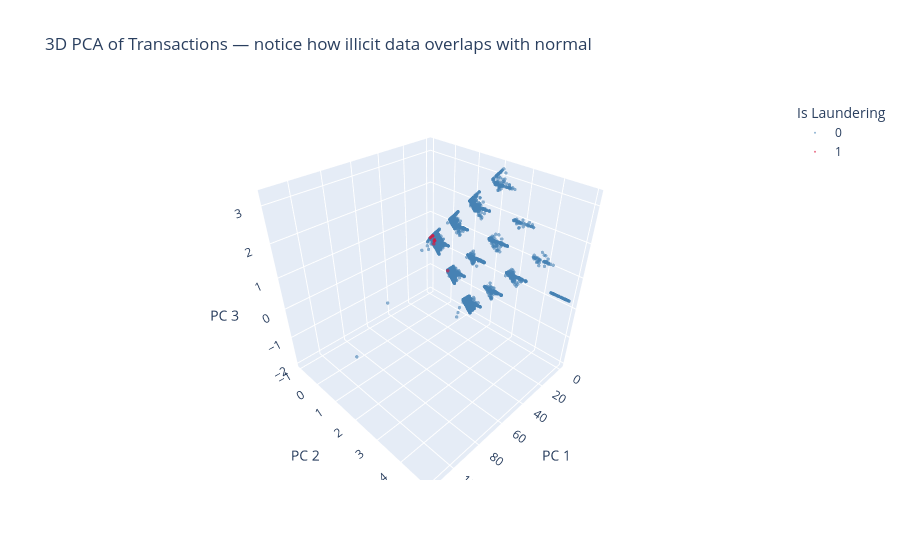

Notebook code cell kept with this figure:
### Code cell
# 3D PCA visualisation
# Samples to plot (large datasets are subsampled for performance)
MAX_PCA_SAMPLES = 10_000

pca_df = df.select_dtypes(include=['float64', 'int64']).fillna(0).copy()
labels = pca_df.pop('Is Laundering')

if len(pca_df) > MAX_PCA_SAMPLES:
    print(f'Dataset is large — sampling {MAX_PCA_SAMPLES:,} rows for 3D PCA viz...')
    idx = np.random.choice(len(pca_df), MAX_PCA_SAMPLES, replace=False)
    pca_df = pca_df.iloc[idx]
    labels  = labels.iloc[idx]

scaler = StandardScaler()
pca_scaled = scaler.fit_transform(pca_df)

pca = PCA(n_components=3)
components = pca.fit_transform(pca_scaled)
print(f'Explained variance (3 components): {pca.explained_variance_ratio_.sum()*100:.1f}%')

fig = px.scatter_3d(
    components, x=0, y=1, z=2,
    color=labels.astype(str),
    labels={'0': 'PC 1', '1': 'PC 2', '2': 'PC 3', 'color': 'Is Laundering'},
    title='3D PCA of Transactions — notice how illicit data overlaps with normal',
    color_discrete_map={'0': 'steelblue', '1': 'crimson'},
    opacity=0.6
)
fig.update_traces(marker=dict(size=2))
fig.show()

### Figure 1 — Plotly figure (JSON) as saved in the notebook; plotly's stock layout.template omitted (floating-point values rounded to 4 significant figures; data arrays with more than 128 entries replaced by an {"elided": "..."} marker saying what was removed)
{"data": [{"hovertemplate": "Is Laundering=0<br>PC 1=%{x}<br>PC 2=%{y}<br>PC 3=%{z}<extra></extra>", "legendgroup": "0", "marker": {"color": "steelblue", "opacity": 0.6, "size": 2, "symbol": "circle"}, "mode": "markers", "name": "0", "scene": "scene", "showlegend": true, "type": "scatter3d", "x": {"elided": "9991 float values"}, "y": {"elided": "9991 float values"}, "z": {"elided": "9991 float values"}}, {"hovertemplate": "Is Laundering=1<br>PC 1=%{x}<br>PC 2=%{y}<br>PC 3=%{z}<extra></extra>", "legendgroup": "1", "marker": {"color": "crimson", "opacity": 0.6, "size": 2, "symbol": "circle"}, "mode": "markers", "name": "1", "scene": "scene", "showlegend": true, "type": "scatter3d", "x": [-0.01347, 0.1238, -0.03804, -0.01894, -0.01897, -0.01425, -0.01817, -0.0165, -0.01955], "y": [-0.9593, -0.8177, -0.02831, -0.7498, -0.753, -0.9276, -0.7766, -0.8425, -0.7324], "z": [0.1628, 0.2794, -0.7677, 0.1567, 0.1002, 0.1946, -0.008299, 0.2731, 0.1258]}], "layout": {"legend": {"title": {"text": "Is Laundering"}, "tracegroupgap": 0}, "scene": {"domain": {"x": [0, 1], "y": [0, 1]}, "xaxis": {"title": {"text": "PC 1"}}, "yaxis": {"title": {"text": "PC 2"}}, "zaxis": {"title": {"text": "PC 3"}}}, "title": {"text": "3D PCA of Transactions — notice how illicit data overlaps with normal"}}}
